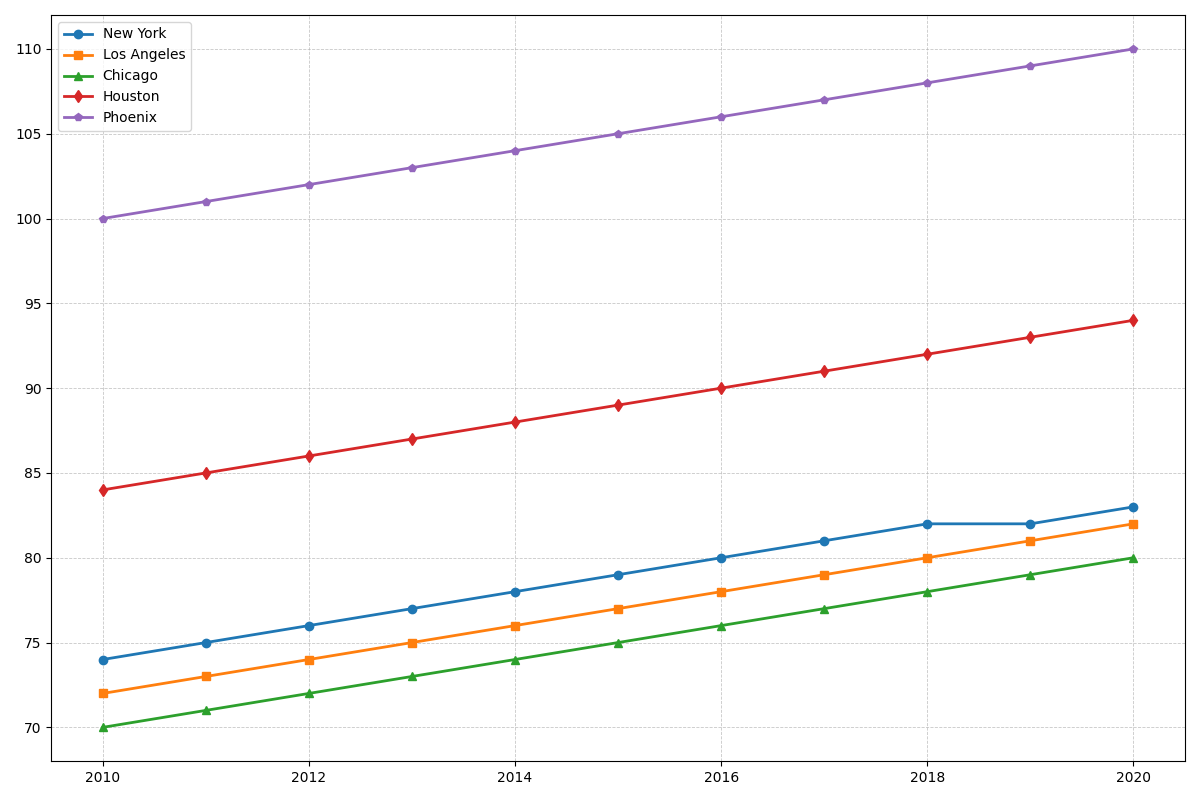

The Python source for this figure:
import matplotlib.pyplot as plt
import numpy as np

# Cities
cities = ['New York', 'Los Angeles', 'Chicago', 'Houston', 'Phoenix']

# Years
years = np.arange(2010, 2021)

# Average temperatures in Fahrenheit
ny_temps = [74, 75, 76, 77, 78, 79, 80, 81, 82, 82, 83]
la_temps = [72, 73, 74, 75, 76, 77, 78, 79, 80, 81, 82]
chi_temps = [70, 71, 72, 73, 74, 75, 76, 77, 78, 79, 80]
hou_temps = [84, 85, 86, 87, 88, 89, 90, 91, 92, 93, 94]
phx_temps = [100, 101, 102, 103, 104, 105, 106, 107, 108, 109, 110]

# Create the figure and axis
fig, ax = plt.subplots(figsize=(12, 8))

# Plot the temperature trends
ax.plot(years, ny_temps, marker='o', label='New York', color='#1f77b4', linewidth=2)
ax.plot(years, la_temps, marker='s', label='Los Angeles', color='#ff7f0e', linewidth=2)
ax.plot(years, chi_temps, marker='^', label='Chicago', color='#2ca02c', linewidth=2)
ax.plot(years, hou_temps, marker='d', label='Houston', color='#d62728', linewidth=2)
ax.plot(years, phx_temps, marker='p', label='Phoenix', color='#9467bd', linewidth=2)

# Remove title and axis labels
# ax.set_title(...)
# ax.set_xlabel(...)
# ax.set_ylabel(...)

# Remove annotations
# ax.annotate(...)

# Label each data point with its value - removed
# for idx, year in enumerate(years):
#     ax.text(...)

# Add a legend
ax.legend(loc='upper left', fontsize=10)

# Enable grid
ax.grid(True, linestyle='--', linewidth=0.6, alpha=0.7)

# Automatically adjust layout
plt.tight_layout()

# Display the chart
plt.show()
